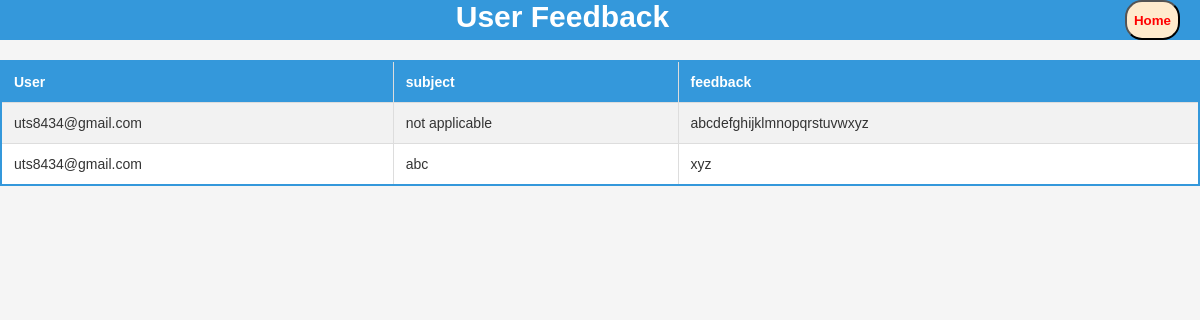
Screenshot of /source/seefeedback.php with the database file from the repository.
### tables this page shows
CREATE TABLE `feedback` (
  `userid` int(11) NOT NULL,
  `user` varchar(50) NOT NULL,
  `feedback` text NOT NULL
);

CREATE TABLE `help_feedback` (
  `email` varchar(50) NOT NULL,
  `subject` text NOT NULL,
  `content` text NOT NULL
);

### source/seefeedback.php (the view, shortened to what this page needs)
<?php
require('connect.php');
$sqlFeedback = "SELECT user, feedback FROM feedback";
$resultFeedback = mysqli_query($conn, $sqlFeedback);
$sqlHelpFeedback = "SELECT email, subject, content FROM help_feedback";
$resultHelpFeedback = mysqli_query($conn, $sqlHelpFeedback);
if ($resultFeedback && $resultHelpFeedback) {
?>
<!DOCTYPE html>
<html lang="en">
<head>
</head>
<body>
        <div style="display: flex;">
        <div>User Feedback</div>
        <input type="button" name="" id="" value="Home"  onclick="window.location.href='adminaccount.php';" >
        </div>
    <table>
        <tr>
            <th>User</th>
            <th>subject</th>
            <th>feedback</th>
        </tr>
        <?php
        $p="not applicable";
        while ($row = mysqli_fetch_assoc($resultFeedback)) {
            echo "<tr>";
            echo "<td>" . $row['user'] . "</td>";
            echo "<td>".$p."</td>";
            echo "<td>" . $row['feedback'] . "</td>";
            echo "</tr>";
        }
        while ($row = mysqli_fetch_assoc($resultHelpFeedback)) {
            echo "<tr>";
            echo "<td>" . $row['email'] . "</td>";
            echo "<td>" . $row['subject'] . "</td>";
            echo "<td>" . $row['content'] . "</td>";
            echo "</tr>";
        }
        ?>
    </table>
</body>
</html>
<?php
} else {
    echo "Query error: " . mysqli_error($conn);
}
?>

### source/seefeedback.php (style rules this page uses)
body { font-family: Arial, sans-serif; background-color: #f5f5f5; margin: 0; padding: 0; }
div { flex: 1; margin: 0; color: white; text-align: center; font-size: 30px; font-weight: bold; background-color: #3498db; }
input[type="button"] { width: auto; height: 40px; padding: 7px; text-align: center; border-radius: 17px; background-color: blanchedalmond; font-weight: bold; color: red; margin-right: 20px; }
table { border-collapse: collapse; width: 100%; background-color: white; margin: 20px auto; border: 2px solid #3498db; }
th, td { border: 1px solid #ddd; text-align: left; padding: 12px; }
th { background-color: #3498db; color: white; }
tr:nth-child(even) { background-color: #f2f2f2; }
td { color: #333; }
th, td { font-size: 14px; }

### rows the page displays
feedback: user "uts8434@gmail.com", feedback "abcdefghijklmnopqrstuvwxyz"
help_feedback: email "uts8434@gmail.com", subject "abc", content "xyz"
